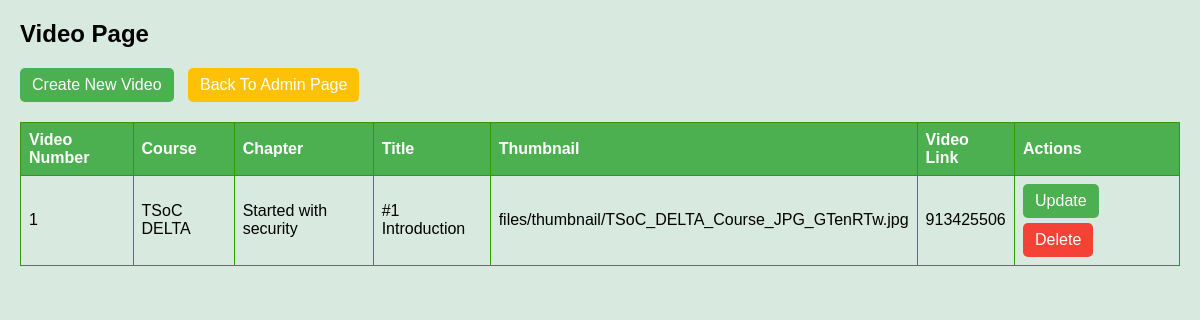
Before: /videopage/ with the older database file.
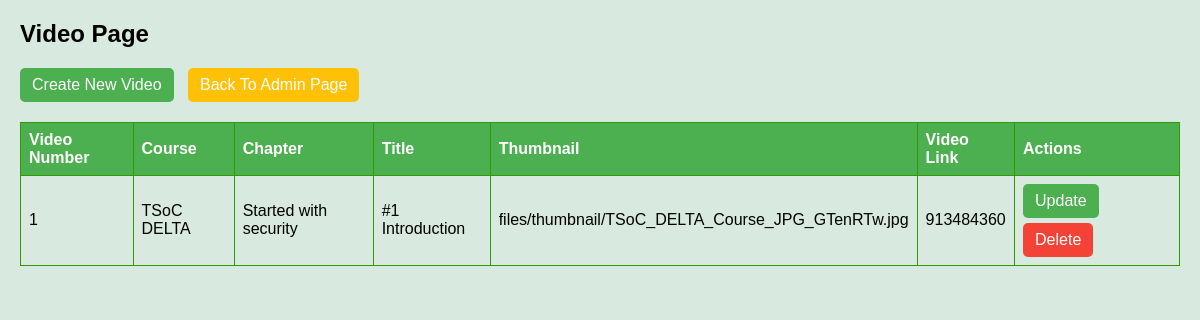
After: the same page with the newer database file.
### tango/models.py (models this page shows, shortened)
class Video(models.Model):
    chapter = models.ForeignKey(Chapter,null=True,on_delete=models.CASCADE)
    course = models.ForeignKey(Course,null=True,on_delete=models.CASCADE)
    thumbnail = models.ImageField(upload_to='files/thumbnail/',null=True)
    title =  models.CharField(max_length=100,null=True)
    serial_number = models.IntegerField(null=True)
    video_id = models.CharField(max_length=250,null=True)
    slug = models.CharField(max_length=40,null=True,unique=True)

class Course(models.Model):
    name = models.CharField(max_length=40,null=True)
    slug = models.CharField(max_length=40,null=True)
    description = models.CharField(max_length=300,null=True)
    price = models.IntegerField(null=True)
    discount = models.IntegerField(null=True,default=0)
    active = models.BooleanField(default=False)
    thumbnail = models.ImageField(upload_to='files/thumbnail/')
    date = models.DateTimeField(auto_now_add=True)
    resource = models.FileField(upload_to='files/resource/')
    time_to_complete = models.CharField(max_length=50,null=True)
    numbers_of_chapter = models.IntegerField(null=True)
    requirement_to_complete = models.CharField(max_length=100,null=True)
    language = models.CharField(max_length=100,null=True)
    def __str__(self):
        return self.name

class Chapter(models.Model):
    course = models.ForeignKey(Course,null=True,on_delete=models.CASCADE)
    title =  models.CharField(max_length=100,null=True)
    thumbnail = models.ImageField(upload_to='files/thumbnail/',null=True)
    is_preview = models.BooleanField(default=False)
    slug = models.CharField(max_length=40,null=True,unique=True)
    serial_number = models.IntegerField(null=True)
    complete_chapter = models.BooleanField(default=False)
    number_of_videos = models.IntegerField(null=True)
    def __str__(self):
        return self.title

### tango/views.py (the view)
# urls.py: path('videopage/',views.VideoPage,name='videopage'),
def VideoPage(request):
    videos = Video.objects.all()
    context = {'videos':videos}
    return render(request,'tango/admin/videopage.html',context)

### tango/templates/tango/admin/videopage.html (shortened to what this page needs)
{% load static %}
<!DOCTYPE html>
<html lang="en">
<head>
</head>
<body>
    <div class="actions">
        <h2>Video Page</h2>
        <a href="{% url 'createvideopage' %}" class="up">Create New Video</a>
        <a href="{% url 'adminpage' %}" class="war">Back To Admin Page</a>
    </div>
    <table>
        <thead>
            <tr>
                <th>Video Number</th>
                <th>Course</th>
                <th>Chapter</th>
                <th>Title</th>
                <th>Thumbnail</th>
                <th>Video Link</th>
                <th>Actions</th>
            </tr>
        </thead>
        <tbody>
            {% for video in videos %}
                <tr>
                    <td>{{ video.serial_number }}</td>
                    <td>{{ video.course }}</td>
                    <td>{{ video.chapter }}</td>
                    <td>{{ video.title }}</td>
                    <td>{{ video.thumbnail }}</td>
                    <td>{{ video.video_id }}</td>
                    <td>
                        <a href="{% url 'updatevideopage' video.id %}" class="up">Update</a>
                        <a href="{% url 'deletevideopage' video.id %}" class="del">Delete</a>
                    </td>
                </tr>
            {% endfor %}
        </tbody>
    </table>
</body>
</html>

Changed rows visible on the page:
changed Video "#1 Introduction": video_id "913425506" → "913484360"
